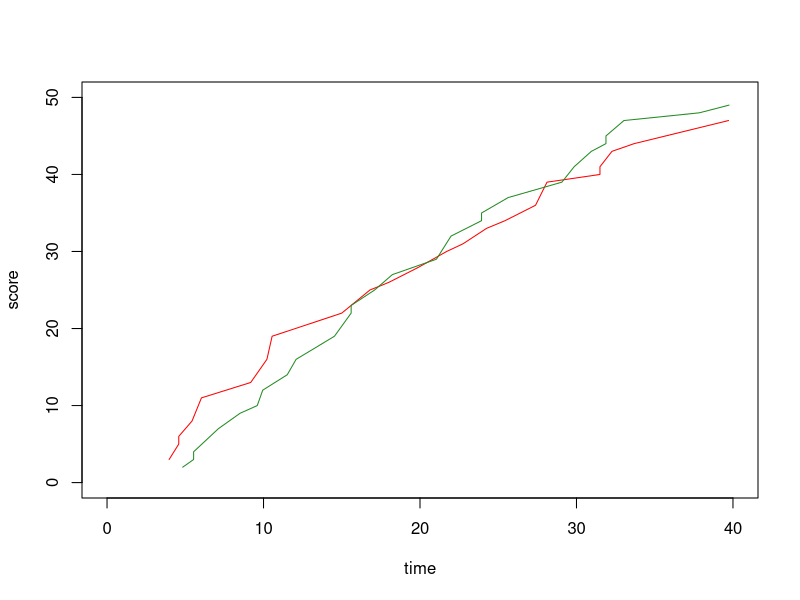

Source code (R):
#load and save data table as "score"
score=read.table("UWvMSU_1-22-13.txt", header=TRUE)

#separate the UW and MSU scores into their own data tables
a=subset(score, team=="UW")
b=subset(score, team=="MSU")

#add another column to both of the two data tables with calculated cumulative score
a=cbind(a,cumsum(a$score))
b=cbind(b,cumsum(b$score))

#plot cumulative score columns from the respective data tables
plot(a$time,a$`cumsum(a$score)`,type='l',col="red",xlab="time",ylab="score",xlim=c(0,40),ylim=c(0,50))
lines(b$time,b$`cumsum(b$score)`,col="forestgreen")